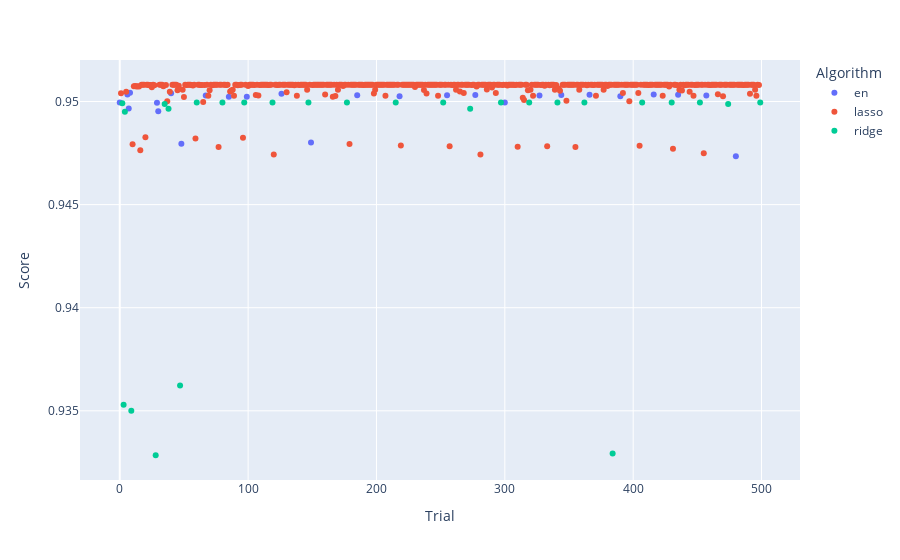

This figure's notebook cell:
### Code cell
import plotly.express as px

#fig = px.scatter(df_optuna.loc[df_optuna.Score > .5], 
fig = px.scatter(df_optuna, 
                 x="Trial", 
                 y="Score", 
                 color="Algorithm",
                 hover_data=['Parameters'])

fig.update_layout(
    hoverlabel=dict(
        bgcolor="white",
        font_size=8,
        font_family="Rockwell"
    )
)

fig.show()

### Figure 1 — Plotly figure (JSON) as saved in the notebook; plotly's stock layout.template omitted (floating-point values rounded to 4 significant figures; data arrays with more than 128 entries replaced by an {"elided": "..."} marker saying what was removed)
{"data": [{"customdata": {"elided": "26x1x4x2 mixed values"}, "hovertemplate": "Algorithm=en<br>Trial=%{x}<br>Score=%{y}<br>Parameters=%{customdata[0]}<extra></extra>", "legendgroup": "en", "marker": {"color": "#636efa", "symbol": "circle"}, "mode": "markers", "name": "en", "orientation": "v", "showlegend": true, "type": "scatter", "x": [0, 6, 7, 8, 29, 30, 40, 48, 67, 85, 99, 126, 149, 185, 218, 255, 277, 300, 327, 344, 366, 390, 416, 435, 457, 480], "xaxis": "x", "y": [0.95, 0.9503, 0.9497, 0.9504, 0.9499, 0.9495, 0.9504, 0.948, 0.9503, 0.9502, 0.9502, 0.9504, 0.948, 0.9503, 0.9503, 0.9503, 0.9503, 0.9499, 0.9503, 0.9503, 0.9503, 0.9503, 0.9503, 0.9503, 0.9503, 0.9473], "yaxis": "y"}, {"customdata": {"elided": "447x1x4x2 mixed values"}, "hovertemplate": "Algorithm=lasso<br>Trial=%{x}<br>Score=%{y}<br>Parameters=%{customdata[0]}<extra></extra>", "legendgroup": "lasso", "marker": {"color": "#EF553B", "symbol": "circle"}, "mode": "markers", "name": "lasso", "orientation": "v", "showlegend": true, "type": "scatter", "x": {"elided": "447 int values"}, "xaxis": "x", "y": {"elided": "447 float values"}, "yaxis": "y"}, {"customdata": {"elided": "27x1x4x2 mixed values"}, "hovertemplate": "Algorithm=ridge<br>Trial=%{x}<br>Score=%{y}<br>Parameters=%{customdata[0]}<extra></extra>", "legendgroup": "ridge", "marker": {"color": "#00cc96", "symbol": "circle"}, "mode": "markers", "name": "ridge", "orientation": "v", "showlegend": true, "type": "scatter", "x": [2, 3, 4, 9, 28, 35, 38, 47, 60, 80, 97, 119, 147, 177, 215, 252, 273, 297, 319, 341, 362, 384, 407, 430, 452, 474, 499], "xaxis": "x", "y": [0.9499, 0.9353, 0.9495, 0.935, 0.9328, 0.9499, 0.9496, 0.9362, 0.95, 0.95, 0.95, 0.95, 0.95, 0.95, 0.95, 0.95, 0.9496, 0.95, 0.95, 0.95, 0.95, 0.9329, 0.95, 0.95, 0.95, 0.9499, 0.95], "yaxis": "y"}], "layout": {"hoverlabel": {"bgcolor": "white", "font": {"family": "Rockwell", "size": 8}}, "legend": {"title": {"text": "Algorithm"}, "tracegroupgap": 0}, "margin": {"t": 60}, "xaxis": {"anchor": "y", "domain": [0, 1], "title": {"text": "Trial"}}, "yaxis": {"anchor": "x", "domain": [0, 1], "title": {"text": "Score"}}}}
